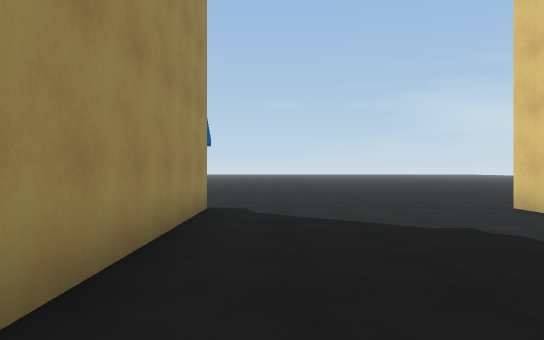
[1] (above)

24 first-person views from a walk through a 3-D level made in the Unity game engine. The camera is 1.4 m above the floor, looks level and sees 70° across. The floor is counted in squares, 2 m on a side. Each view is taken from the middle of a square. On the plan, view 1 faces up. The plan holds only what a view shows up to about 11 squares ahead; the rest is blank. The place goes on beyond the plan. Some surface patterns are stand-ins.

[2]
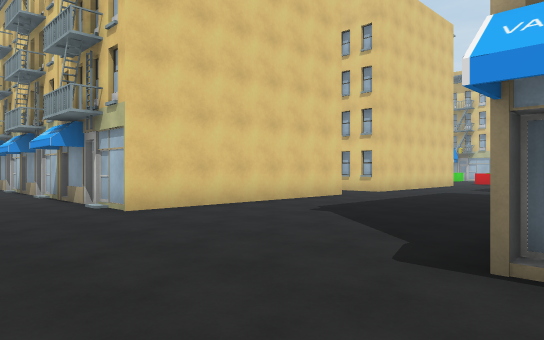

[3]
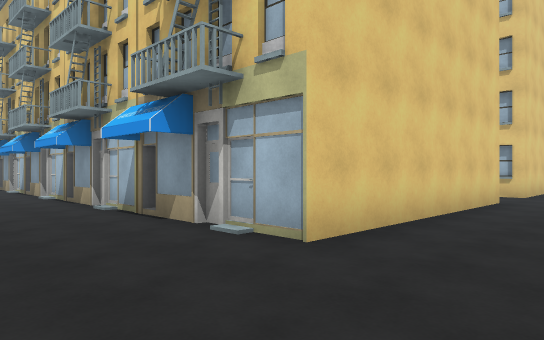

[4]
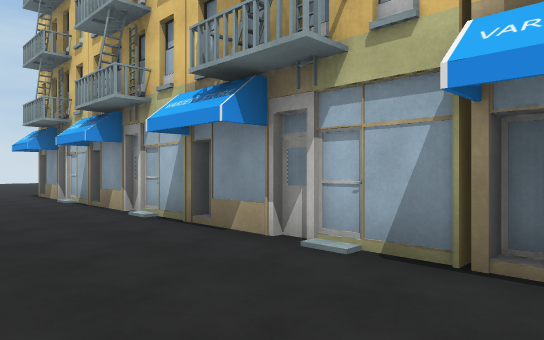

[5]
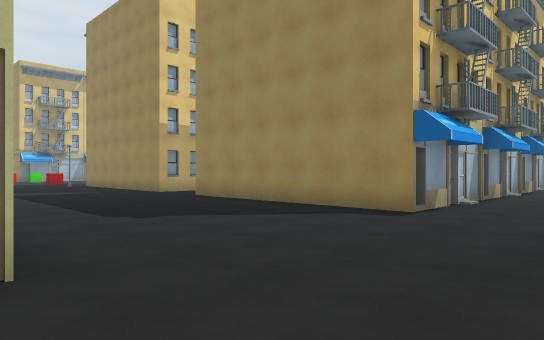

[6]
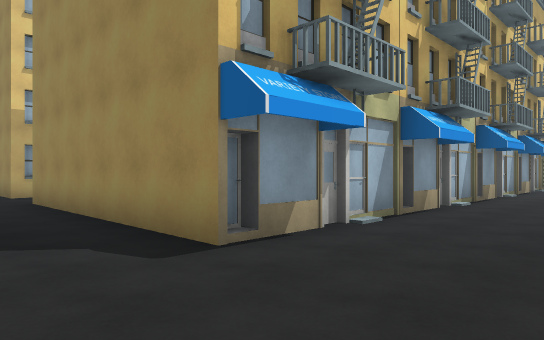

[7]
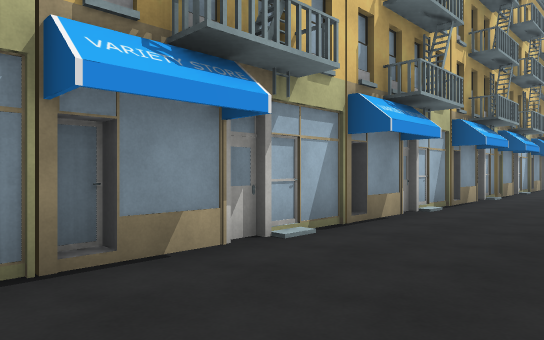

[8]
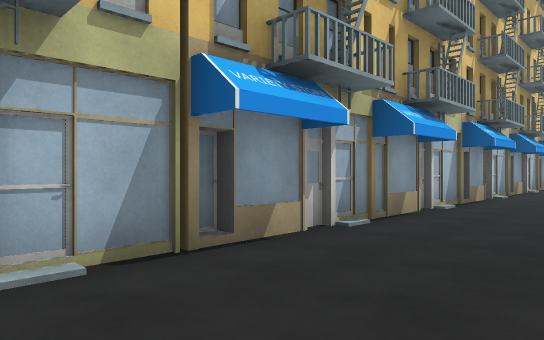

[9]
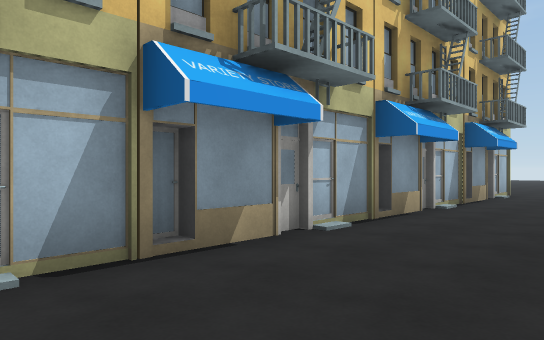

[10]
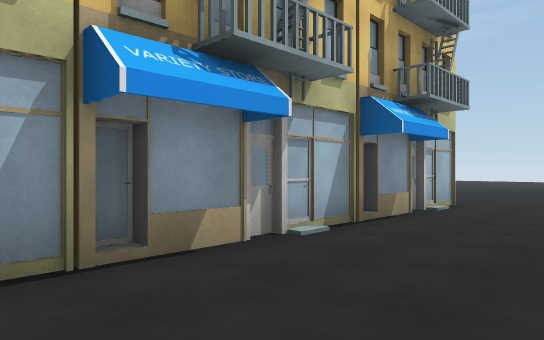

[11]
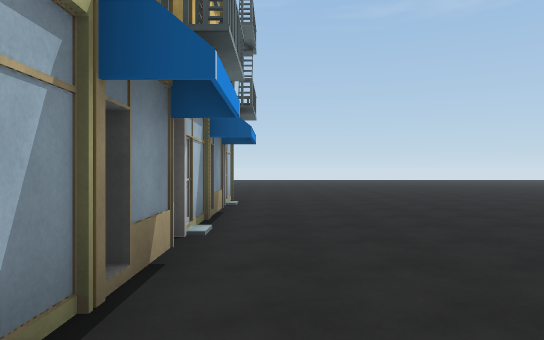

[12]
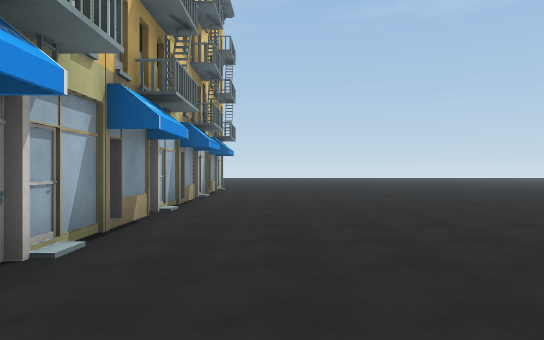

[13]
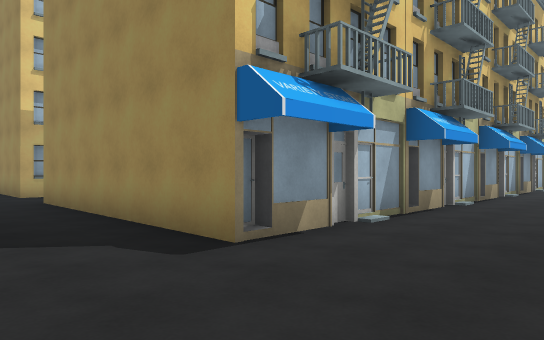

[14]
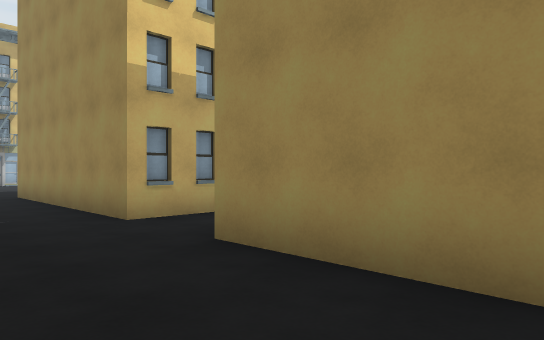

[15]
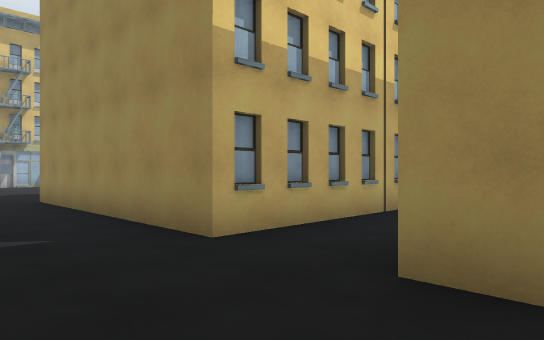

[16]
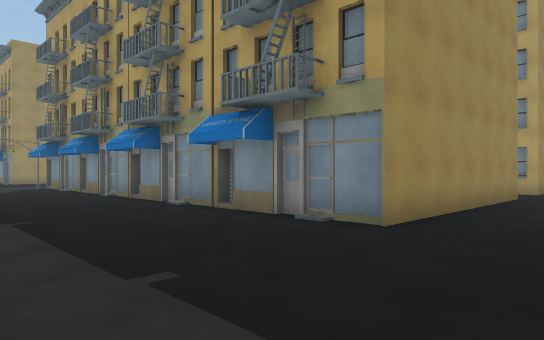

[17]
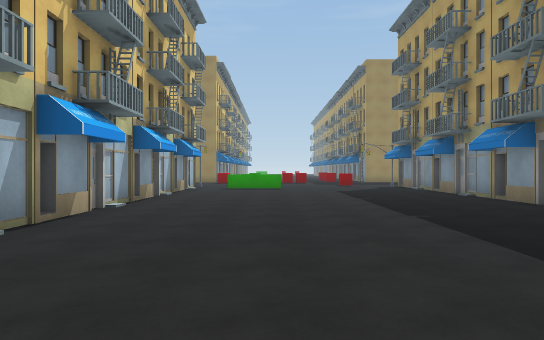

[18]
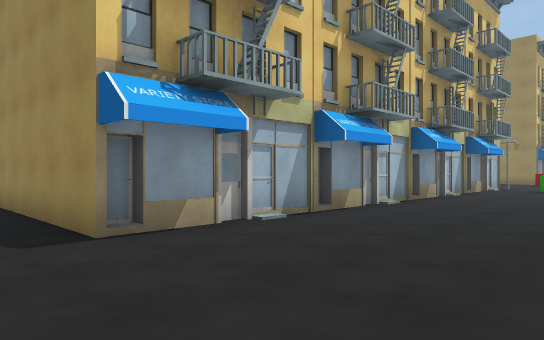

[19]
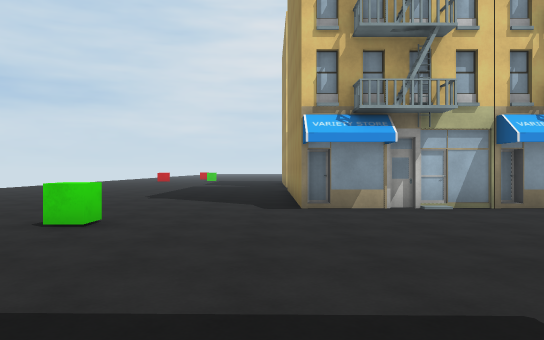

[20]
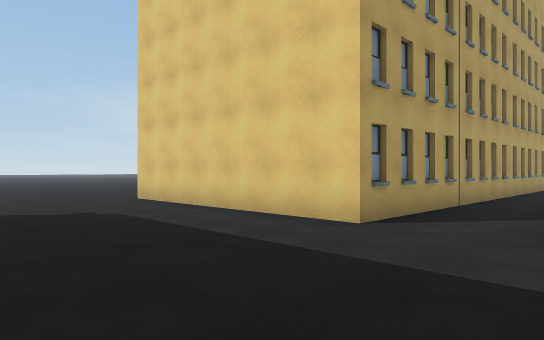

[21]
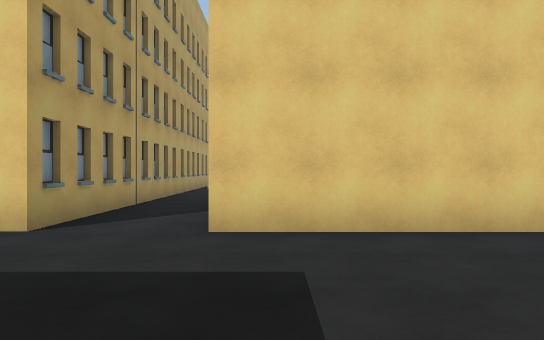

[22]
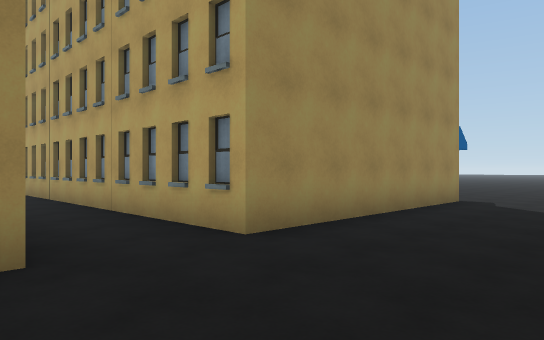

[23]
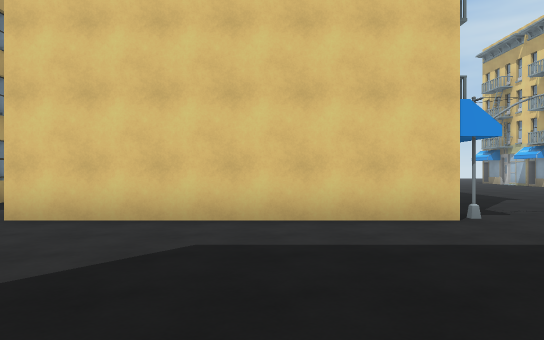

[24]
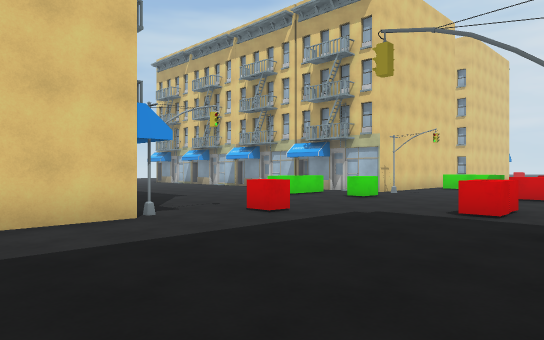

### Floor plan
Key: @ floor where view 1 was taken; # wall or solid block; . floor; ^ raised ledge; B building; C red cube; G green block; R red block.
Columns run from 29 left of view 1 to 21 right of it. Each row starts with its distance up from view 1.
 10 ..............  .. .  .. . .......... ..       .. .
  9 ..................................................
  8 ...................................................
  7 ############################......##############...
  6                             ......#             ..
  5                             ......#             ..
  4                             ......#            #...
  3                             ......#            #..
  2                             ......#            #...
  1    BB   BB        BBBB####BB......#B##B####B BB#...
  0                      ........@............   ......
 -1                          .............B    B..B....
 -2                             ......#             ..
 -3                               ....#             ..
 -4                               ....#             ..
 -5                             . ....#             ..
 -6                              .....#             ..
 -7                             ......#    #########..
 -8                            B......B.   ...........
 -9                              ......................
-10                              ....C.................
-11                              .C....................
-12                              .C...... .............
-13                              .......^  ............
-14                               ....G   .............
-15                               R ..    .............
-16                                        ##B..B###B..
-17                                             ## ##..

Where each view was taken, in squares from view 1:
view 1: 0 up, 0 right, facing up
view 2: 10 up, 2 left, facing down-right
view 3: 10 up, 2 right, facing down-right
view 4: 10 up, 7 right, facing down-right
view 5: 10 up, 5 right, facing down-left
view 6: 10 up, 1 right, facing down-left
view 7: 10 up, 4 left, facing down-left
view 8: 10 up, 10 left, facing down-left
view 9: 10 up, 17 left, facing down-left
view 10: 10 up, 21 left, facing down-left
view 11: 8 up, 20 left, facing left
view 12: 9 up, 14 left, facing left
view 13: 10 up, 21 right, facing down-left
view 14: 4 up, 21 right, facing down-left
view 15: 2 up, 21 right, facing down-left
view 16: 12 down, 21 right, facing up-left
view 17: 13 down, 21 right, facing left
view 18: 12 down, 21 right, facing down-left
view 19: 9 down, 20 right, facing down
view 20: 2 down, 0 right, facing up-right
view 21: 2 down, 0 right, facing right
view 22: 2 down, 2 right, facing up-left
view 23: 5 down, 1 left, facing right
view 24: 5 down, 1 left, facing down-right
